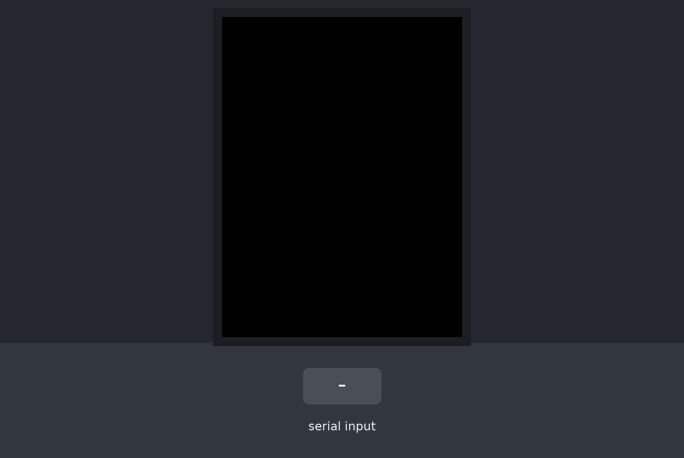
A sketch run on a simulated ESP32. Shown: 320×240 colour display. The test bench sets the inputs (shaded band).

Above: at 1.4 s.
1.5 s: "1\n" received over Serial
At 1.9 s:
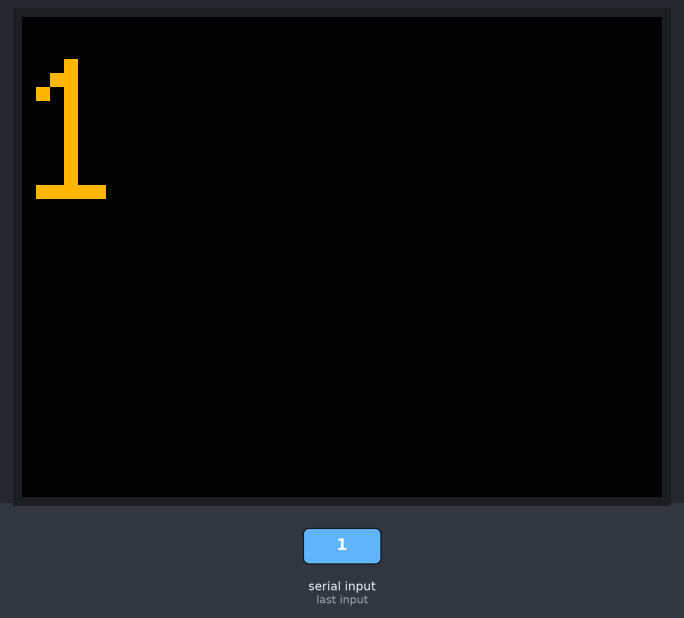
3.0 s: "0\n" received over Serial
At 4.2 s:
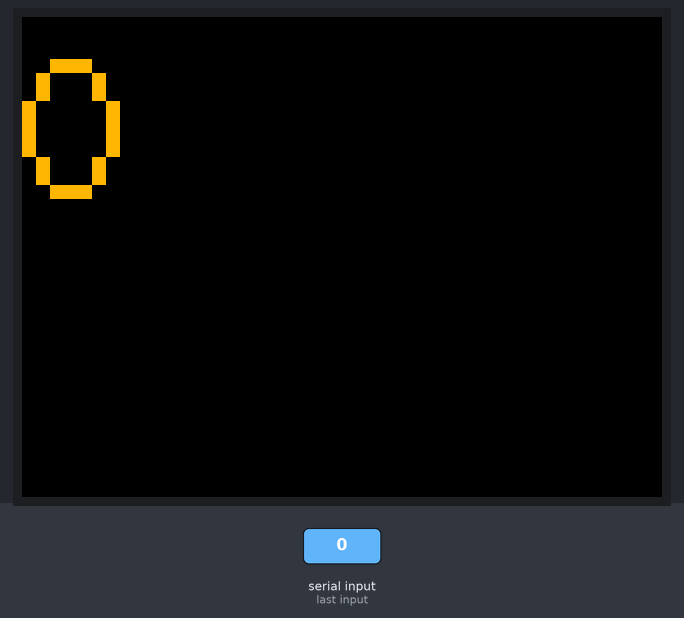
4.5 s: "2\n" received over Serial
At 5.4 s:
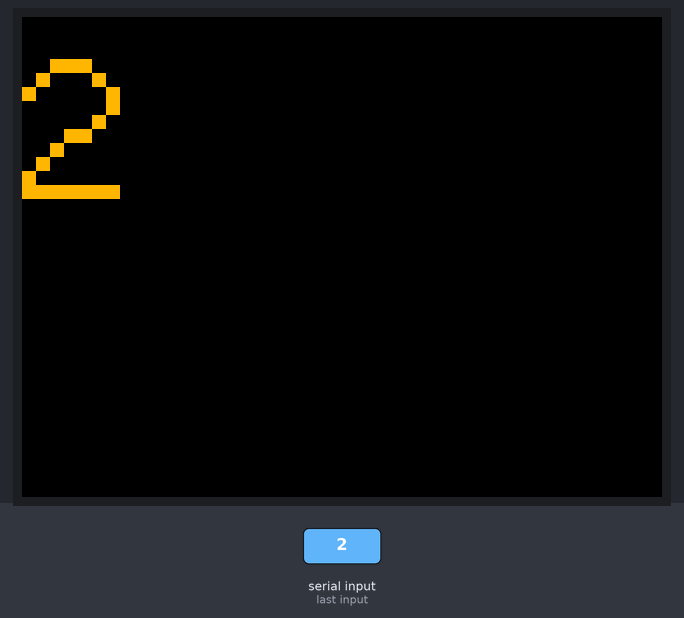
Timing chart, 0 to 7.5 s (numbered marks = the images above; inputs shaded):
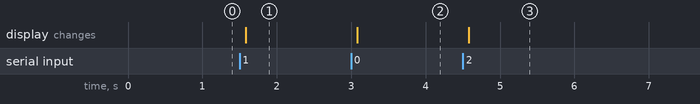

Measured:
- after the input at 1.5 s, the display: changes after 0.08 s (image 1)
- after the input at 3.0 s, the display: changes after 0.08 s (image 2)
- after the input at 4.5 s, the display: changes after 0.08 s (image 3)

The sketch:

02.UART_Read_and_Show_ESP32.ino
```cpp
#include <TFT_eSPI.h>
TFT_eSPI tft = TFT_eSPI();

String inputString = "";

void setup() {
  // initialize serial:
  Serial.begin(57600);

  // Initialise the TFT
  tft.init();
  tft.setRotation(3);
  tft.fillScreen(TFT_BLACK);
}

void loop() {
  if (Serial.available()) {
    // get the new byte:
    char inChar = (char)Serial.read();
    // add it to the inputString:
    inputString += inChar;

    if (inChar == '\n') {
      tft.fillScreen(TFT_BLACK);
      tft.setCursor(0, 0, 2);
      tft.setTextColor(TFT_ORANGE, TFT_BLACK);  tft.setTextSize(7);
      tft.println(inputString);
      inputString = "";
    }
  }
}
```
